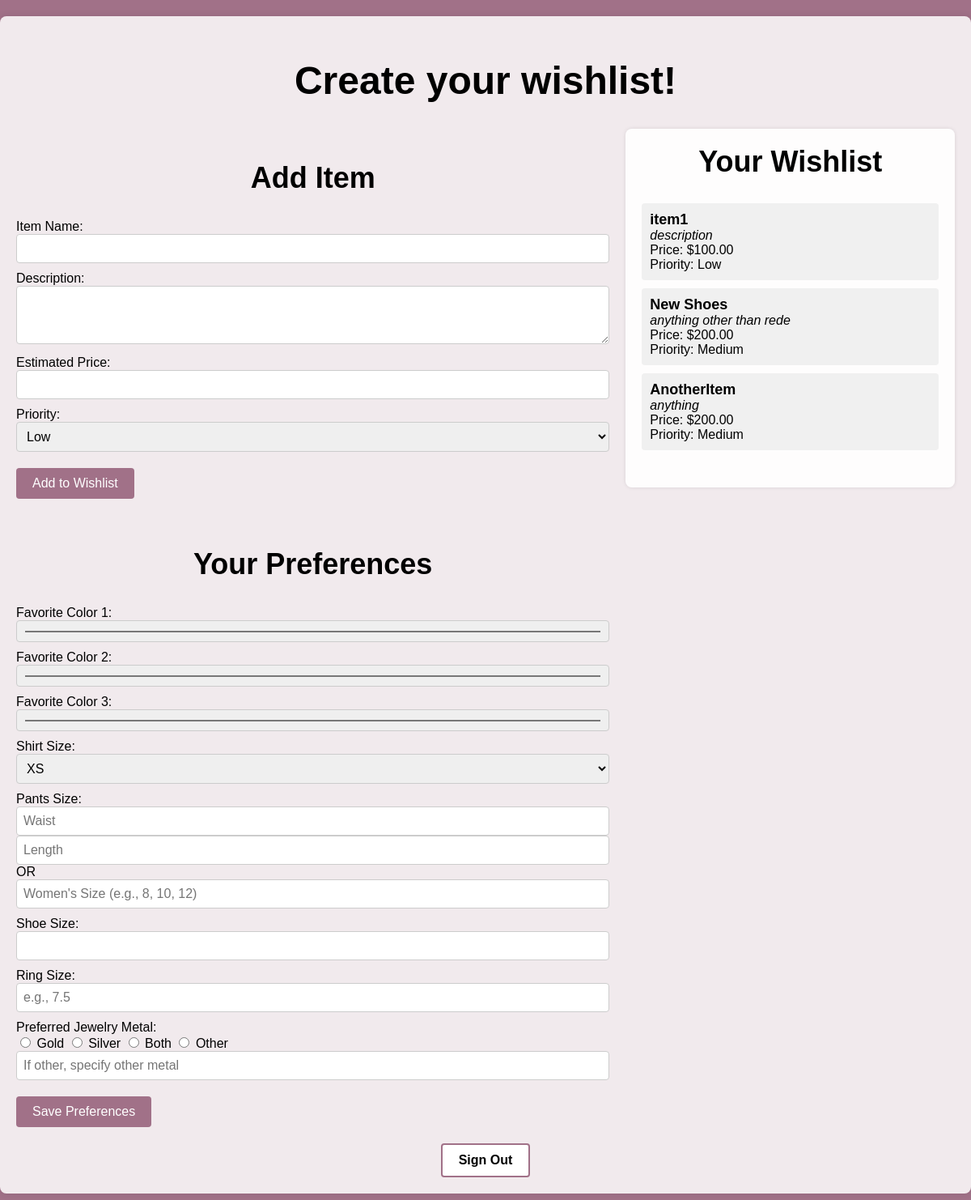
The page /new-page (signed in) on the database its author committed.
### models.py (models this page shows)
class WishListItem(db.Model):
    __tablename__ = 'wishlist_items'
    id = db.Column(db.Integer, primary_key=True)
    name = db.Column(db.String(100), nullable=False)
    description = db.Column(db.String(255))
    price = db.Column(db.Float)
    priority = db.Column(db.Integer)
    wishlist_id = db.Column(db.Integer, db.ForeignKey('wishlists.id'), nullable=False)

### app.py (the view)
@app.route('/new-page')
def new_page():
    if 'user_email' not in session:
        flash('Please log in to access this page.')
        return redirect(url_for('index'))
    user = User.query.filter_by(email=session['user_email']).first()
    wishlist = WishList.query.filter_by(user_id=user.id, name='Default').first()
    if not wishlist:
        wishlist = WishList(name='Default', user_id=user.id)
        db.session.add(wishlist)
        db.session.commit()
    items = wishlist.items
    return render_template('new-page.html', user=user, items=items)

### templates/new-page.html (shortened to what this page needs)
<!DOCTYPE html>
<html lang="en">
<head>
</head>
<body>
    <div class="container">
        <h1>Create your wishlist!</h1>
        <div class="content-wrapper">
            <div class="forms-container">
                <div class="form-section">
                    <h2>Add Item</h2>
                    <form id="wishlistForm" action="{{ url_for('add_item') }}" method="POST">
                        <div class="form-group">
                            <label for="itemName">Item Name:</label>
                            <input type="text" id="itemName" name="itemName" required>
                        </div>
                        <div class="form-group">
                            <label for="itemDescription">Description:</label>
                            <textarea id="itemDescription" name="itemDescription" rows="3"></textarea>
                        </div>
                        <div class="form-group">
                            <label for="itemPrice">Estimated Price:</label>
                            <input type="number" id="itemPrice" name="itemPrice" min="0" step="0.01">
                        </div>
                        <div class="form-group">
                            <label for="itemPriority">Priority:</label>
                            <select id="itemPriority" name="itemPriority">
                                <option value="low">Low</option>
                            </select>
                        </div>
                        <button type="submit" class="submit-button">Add to Wishlist</button>
                    </form>
                </div>
                <div class="form-section">
                    <h2>Your Preferences</h2>
                    <form id="preferencesForm" action="{{ url_for('preferences') }}" method="POST">
                        <div class="form-group">
                            <label for="color1">Favorite Color 1:</label>
                            <input type="color" id="color1" name="color1" value="{{ preferences.color1 if preferences else '#ffffff' }}">
                        </div>
                        <div class="form-group">
                            <label for="color2">Favorite Color 2:</label>
                            <input type="color" id="color2" name="color2" value="{{ preferences.color2 if preferences else '#ffffff' }}">
                        </div>
                        <div class="form-group">
                            <label for="color3">Favorite Color 3:</label>
                            <input type="color" id="color3" name="color3" value="{{ preferences.color3 if preferences else '#ffffff' }}">
                        </div>
                        <div class="form-group">
                            <label for="shirt_size">Shirt Size:</label>
                            <select id="shirt_size" name="shirt_size">
                                <option value="XS" {% if preferences and preferences.shirt_size == 'XS' %}selected{% endif %}>XS</option>
                            </select>
                        </div>
                        <div class="form-group">
                            <label>Pants Size:</label>
                            <div class="pants-size-inputs">
                                <div class="measurement-inputs">
                                    <input type="number" id="pant_size_width" name="pant_size_width" min="20" max="60" placeholder="Waist" value="{{ preferences.pant_size_width if preferences else '' }}">
                                    <input type="number" id="pant_size_length" name="pant_size_length" min="20" max="40" placeholder="Length" value="{{ preferences.pant_size_length if preferences else '' }}">
                                </div>
                                <span>OR</span>
                                <input type="text" id="womens_pants_size" name="womens_pants_size" placeholder="Women's Size (e.g., 8, 10, 12)" value="{{ preferences.womens_pants_size if preferences else '' }}">
                            </div>
                        </div>
                        <div class="form-group">
                            <label for="shoe_size">Shoe Size:</label>
                            <input type="number" id="shoe_size" name="shoe_size" min="0" max="20" step="0.5" value="{{ preferences.shoe_size if preferences else '' }}">
                        </div>
                        <div class="form-group">
                            <label for="ring_size">Ring Size:</label>
                            <input type="number" id="ring_size" name="ring_size" min="3" max="15" step="0.5" placeholder="e.g., 7.5" value="{{ preferences.ring_size if preferences else '' }}">
                        </div>
                        <div class="form-group">
                            <label>Preferred Jewelry Metal:</label>
                            <div class="radio-group">
                                <input type="radio" id="goldPreference" name="jewelry_metal_type" value="Gold" {% if preferences and preferences.jewelry_metal_type == 'Gold' %}checked{% endif %}>
                                <label for="goldPreference">Gold</label>
                                <input type="radio" id="silverPreference" name="jewelry_metal_type" value="Silver" {% if preferences and preferences.jewelry_metal_type == 'Silver' %}checked{% endif %}>
                                <label for="silverPreference">Silver</label>
                                <input type="radio" id="bothPreference" name="jewelry_metal_type" value="Both" {% if preferences and preferences.jewelry_metal_type == 'Both' %}checked{% endif %}>
                                <label for="bothPreference">Both</label>
                                <input type="radio" id="otherPreference" name="jewelry_metal_type" value="Other" {% if preferences and preferences.jewelry_metal_type == 'Other' %}checked{% endif %}>
                                <label for="otherPreference">Other</label>
                            </div>
                            <input type="text" id="otherJewelryMetal" name="otherJewelryMetal" placeholder="If other, specify other metal" value="">
                        </div>
                        <button type="submit" class="submit-button">Save Preferences</button>
                    </form>
                </div>
            </div>
            <div class="wishlist-display">
                <h2>Your Wishlist</h2>
                <ul id="wishlistItems">
                    {% if items %}
                        {% for item in items %}
                            <li>
                                <strong>{{ item.name }}</strong><br>
                                {% if item.description %}
                                    <em>{{ item.description }}</em><br>
                                {% endif %}
                                {% if item.price %}
                                    Price: ${{ "%.2f"|format(item.price) }}<br>
                                {% endif %}
                                Priority:
                                {% if item.priority == 1 %}Low{% elif item.priority == 2 %}Medium{% else %}High{% endif %}
                            </li>
                        {% endfor %}
                    {% else %}
                        <li>Your wishlist is empty. Add some items!</li>
                    {% endif %}
                </ul>
            </div>
        </div>
        <div style="text-align: center; margin-top: 20px;">
            <a href="{{ url_for('logout') }}" class="back-button">Sign Out</a>
        </div>
    </div>
</body>
</html>

### templates/new-page.html (style rules this page uses)
body { background-color: rgb(161, 113, 136); background-image: url('https://images.pexels.com/photos/5485173/pexels-photo-5485173.jpeg'); background-size: cover; background-blend-mode: multiply; margin: 0; padding: 0; font-family: 'MyWishFont', sans-serif; }
.container { max-width: 1200px; margin: 20px auto; padding: 20px; background-color: rgba(255, 255, 255, 0.85); border-radius: 8px; box-shadow: 0 0 10px rgba(0, 0, 0, 0.1); }
.content-wrapper { display: flex; flex-wrap: wrap; gap: 20px; }
.forms-container { flex: 2; display: flex; flex-direction: column; gap: 20px; min-width: 300px; }
.form-section { width: 100%; }
h1 { color: rgb(0, 0, 0); text-align: center; font-size: 48px; }
.back-button { display: inline-block; background-color: white; color: rgb(0, 0, 0); padding: 10px 20px; border: 2px solid rgb(161, 113, 136); border-radius: 4px; cursor: pointer; font-weight: bold; text-decoration: none; transition: background-color 0.3s, color 0.3s; }
.form-group { margin-bottom: 10px; }
h2 { color: rgb(0, 0, 0); text-align: center; font-size: 36px; margin-top: 40px; }
input[type="color"], input[type="number"], input[type="text"], input[type="password"], textarea, select { width: 100%; padding: 8px; border: 1px solid #ccc; border-radius: 4px; font-family: 'MyWishFont', sans-serif; font-size: 16px; box-sizing: border-box; }
.submit-button { background-color: rgb(161, 113, 136); color: white; padding: 10px 20px; border: none; border-radius: 4px; cursor: pointer; font-family: 'MyWishFont', sans-serif; font-size: 16px; margin-top: 10px; }
.wishlist-display { flex: 1; background-color: rgba(255, 255, 255, 0.9); padding: 20px; border-radius: 8px; box-shadow: 0 0 5px rgba(0, 0, 0, 0.1); align-self: flex-start; min-width: 250px; }
.wishlist-display h2 { margin-top: 0; text-align: center; }
#wishlistItems { list-style-type: none; padding: 0; max-height: 60vh; overflow-y: auto; }
#wishlistItems li { background-color: #f0f0f0; margin-bottom: 10px; padding: 10px; border-radius: 4px; }
#wishlistItems li strong { font-size: 18px; }

### rows shown on the page
WishListItem: name "item1", description "description", price "100.00", priority "Low"
WishListItem: name "New Shoes", description "anything other than rede", price "200.00", priority "Medium"
WishListItem: name "AnotherItem", description "anything", price "200.00", priority "Medium"
